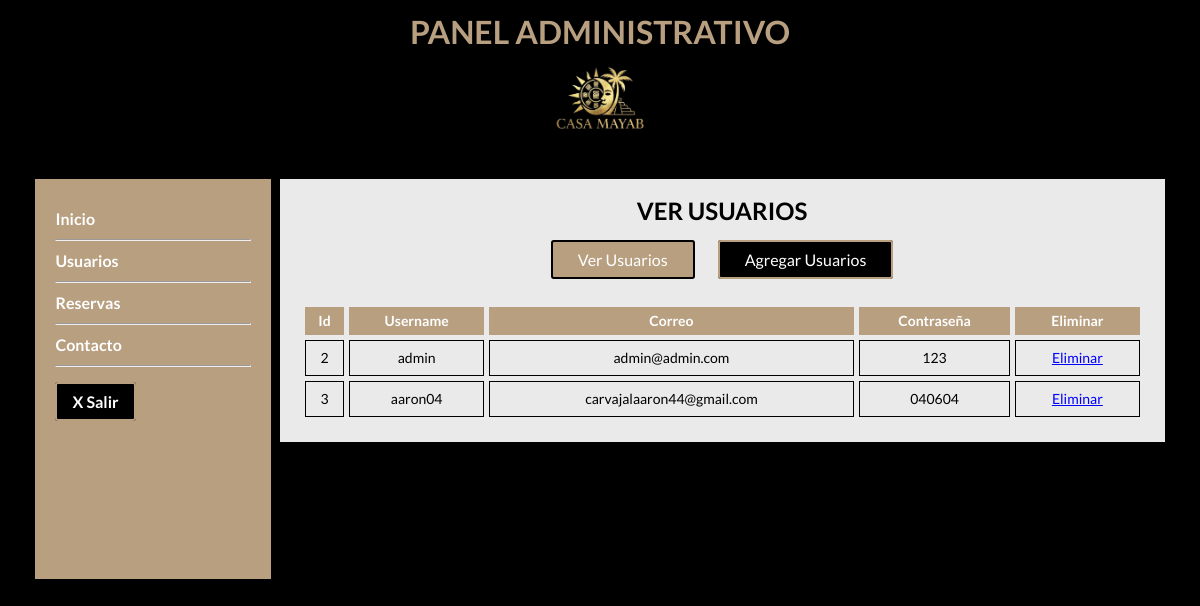
Screenshot of /admin/mostrarUsuarios.php (signed in) with the database file from the repository.
### tables this page shows
CREATE TABLE `usuarios` (
  `id` int(3) NOT NULL,
  `nombre` varchar(100) DEFAULT NULL,
  `correo` varchar(100) DEFAULT NULL,
  `pass` varchar(20) DEFAULT NULL
);

### admin/mostrarUsuarios.php (the view, shortened to what this page needs)
<!DOCTYPE html>
<html lang="en">
<head>
  <link rel="stylesheet" href="../estilos.css">
</head>
<body>
  <?php
  include("estructuraPanel.php")?>
    <div class="contenedorSecundario">
    <h2>VER USUARIOS</h2>
    <div class="botones">
    <a href="mostrarUsuarios.php" class="btnVer">Ver Usuarios</a>
    <a href="agregarUsuarios.php" class="btnAgregar">Agregar Usuarios</a>
    </div>
      <div class="contenedorTabla">
      <table>
      <tr>
      <th>Id</th>
      <th>Username</th>
      <th>Correo</th>
      <th>Contraseña</th>
      <th>Eliminar</th>
      </tr>
      <?php
      require 'conexion.php';
      $datos = "SELECT * FROM usuarios ORDER BY id ASC";
      $resultado = mysqli_query($conectar, $datos);
      while ($fila = mysqli_fetch_assoc($resultado)) {
      ?>
      <tr>
      <td><?php echo $fila["id"]?></td>
      <td><?php echo $fila["nombre"]?></td>
      <td><?php echo $fila["correo"]?></td>
      <td><?php echo $fila["pass"]?></td>
      <td><a href="#" onClick="validar('eliminarUsuarios.php?id=<?php echo $fila["id"] ; ?>')">Eliminar</a></td>
      </tr>
      <?php
      }
      ?>
    </table>
    </div>
    </div>
  </div>
</body>
</html>

### estilos.css (style rules this page uses)
* { box-sizing:border-box; margin: 0; padding: 0; }
body { font-family: 'Lato'; font-size: 16px; line-height: 24px; color:#333; background-color: black; }
.contenedorSecundario { width: 75%; display: inline-block; vertical-align: top; background-color: #EAEAEA; padding: 20px; color: black; }
.botones { margin-top: 25px; }
.botones a { text-decoration: none; color: white; margin-right: 20px; }
.botones a:last-child { margin-right: 0px; }
.btnVer { background-color: #B89F80; border: 2px black solid; border-radius: 3px; padding: 8px 25px; }
.btnAgregar { background-color: black; border: 2px #B89F80 solid; border-radius: 3px; padding: 8px 25px; }
.contenedorTabla table { margin: auto; width: 100%; border-spacing: 5px; font-size: 14px; margin-top: 30px; }
.contenedorTabla th, td { padding: 5px; text-align: center; border: 1px black solid; }
.contenedorTabla a { color: blue; text-decoration: underline; }
.contenedorTabla th { background-color: #B89F80; color: white; font-weight: bold; border: none; padding: 2px; }

### rows the page displays
usuarios: id "2", nombre "admin", correo "admin@admin.com", pass "123"
usuarios: id "3", nombre "aaron04", correo "carvajalaaron44@gmail.com", pass "040604"
